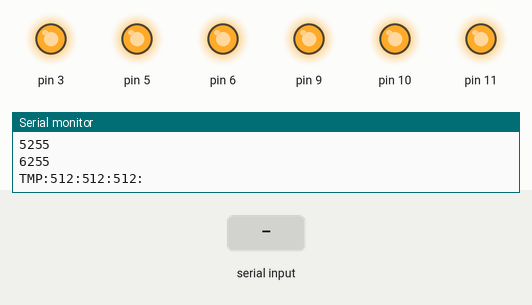
Simulated run of this sketch. Board: Arduino Uno, built with avr-gcc and run on an emulated ATmega328P. Shown: output pins drawn as LEDs (lit = HIGH), the last lines printed to the serial monitor. Inputs (shaded band) come from the test bench. EEPROM starts erased.

Above: at 1.2 s.
1.3 s: "30,150\n" received over Serial
At 3.5 s:
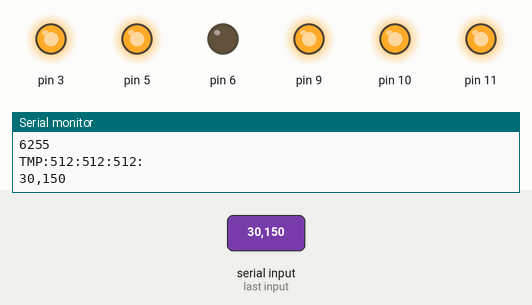
3.8 s: "1,90,45\n" received over Serial
At 6.0 s:
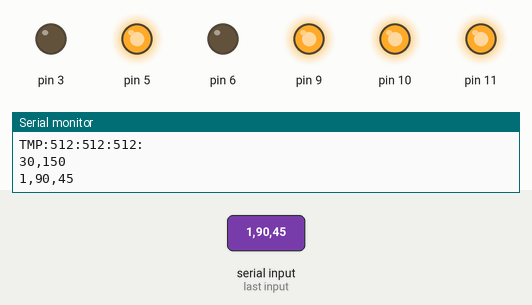
6.3 s: "2\n" received over Serial
At 8.4 s:
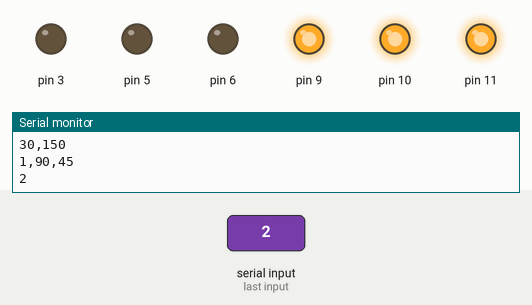
8.8 s: "4\n" received over Serial
At 10.7 s:
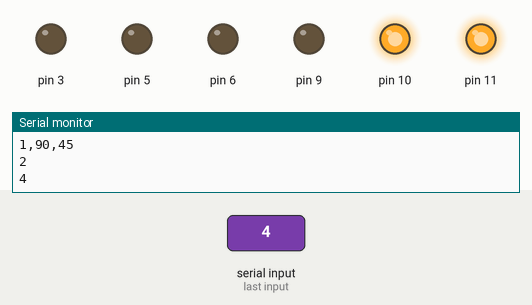
11.3 s: "250\n" received over Serial
At 13.0 s:
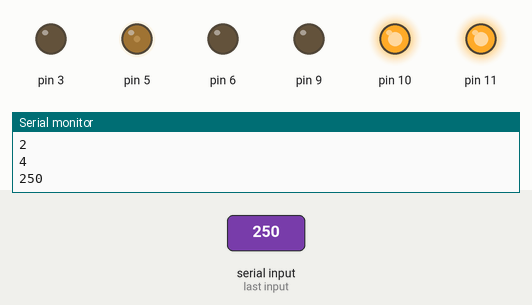
13.8 s: "5\n" received over Serial
At 15.4 s:
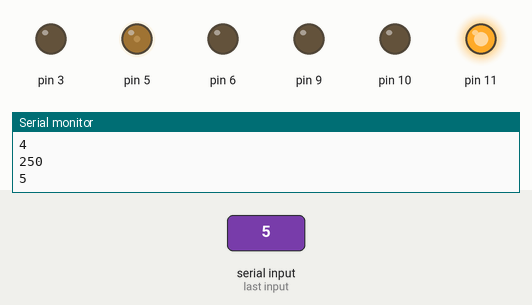
Timing chart, 0 to 16.9 s (numbered marks = the images above; inputs shaded):
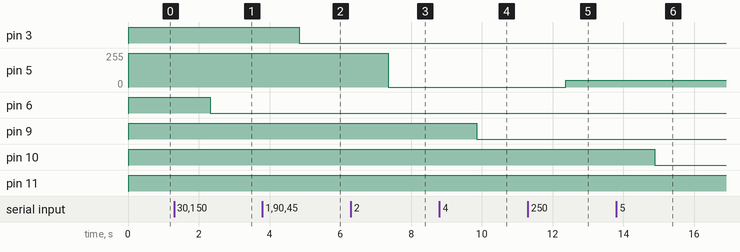

The sketch:

IceBoard_ver_4.ino
```cpp
#include <EEPROM.h>
// temp3, temp2, temp1 = A5, A6, A7

void setup()  {

  Serial.begin(9600);
  Serial.println("IceBoard_rv2_v175");
  Serial.println("Made by .tink3r!");
  printEEPROM();
  printTemp();

}

void loop()  {

  if (Serial.available() > 0) {
    String message = Serial.readString();
    int speed1 = message.substring(1).toInt();
    int fan = message.substring(0, 1).toInt();
    if (message.substring(0, 3) == "MAX") {
      setAllFanValue(255);
      delay(50);
      printEEPROM();
    } else {
      if (message.substring(0,3) == "MIN"){
          setAllFanValue(10);
          delay(50);
          printEEPROM();
      } else {
        setFanSpeed(fan, speed1);
        Serial.println(message);
        delay(10);
      }
    }
  } else {
    setPWMFromEEPROM();
    if (EEPROM.read(7) == 250) {
        printEEPROM();
        printTemp();
        EEPROM.write(7, 0);
    } else {
    int val = EEPROM.read(7) + 1;
    EEPROM.write(7, val);
    delay(100);
    }
  }
}

void setPWMFromEEPROM(){

    analogWrite(3, EEPROM.read(0));
    analogWrite(5, EEPROM.read(1));
    analogWrite(6, EEPROM.read(2));
    analogWrite(9, EEPROM.read(3));
    analogWrite(10, EEPROM.read(4));
    analogWrite(11, EEPROM.read(5));
}
void printEEPROM(){

    Serial.println(1000 + EEPROM.read(0));
    Serial.println(2000 + EEPROM.read(1));
    Serial.println(3000 + EEPROM.read(2));
    Serial.println(4000 + EEPROM.read(3));
    Serial.println(5000 + EEPROM.read(4));
    Serial.println(6000 + EEPROM.read(5));
}

void setFanSpeed(int fan, int speed1){

    if (fan == 1) {
      EEPROM.write(0, speed1);
      analogWrite(3, speed1);
    }
    if (fan == 2) {
      EEPROM.write(1, speed1);
      analogWrite(5, speed1);
    }
    if (fan == 3) {
      EEPROM.write(2, speed1);
      analogWrite(6, speed1);
    }
    if (fan == 4) {
      EEPROM.write(3, speed1);
      analogWrite(9, speed1);
    }
    if (fan == 5) {
      EEPROM.write(4, speed1);
      analogWrite(10, speed1);
    }
    if (fan == 6) {
      EEPROM.write(5, speed1);
      analogWrite(11, speed1);
    }
}

void setAllFanValue(int value){

      analogWrite(3, value);
      analogWrite(5, value);
      analogWrite(6, value);
      analogWrite(9, value);
      analogWrite(10, value);
      analogWrite(11, value);
      EEPROM.write(0, value);
      EEPROM.write(1, value);
      EEPROM.write(2, value);
      EEPROM.write(3, value);
      EEPROM.write(4, value);
      EEPROM.write(5, value);
}

void printTemp(){

      int t1 = analogRead(7);
      int t2 = analogRead(6);
      int t3 = analogRead(5);
      Serial.print("TMP:");
      Serial.print(t1);
      Serial.print(":");
      Serial.print(t2);
      Serial.print(":");
      Serial.print(t3);
      Serial.println(":");
}
```

Measured:
- after the input at 1.3 s, pin 6: HIGH → LOW after 1.0 s
- after the input at 3.8 s, pin 3: HIGH → LOW after 1.0 s
- after the input at 6.3 s, pin 5: 255/255 → 0/255 after 1.1 s
- after the input at 8.8 s, pin 9: HIGH → LOW after 1.1 s
- after the input at 11.3 s, pin 5: 0/255 → 50/255 after 1.1 s
- after the input at 13.8 s, pin 10: HIGH → LOW after 1.1 s
